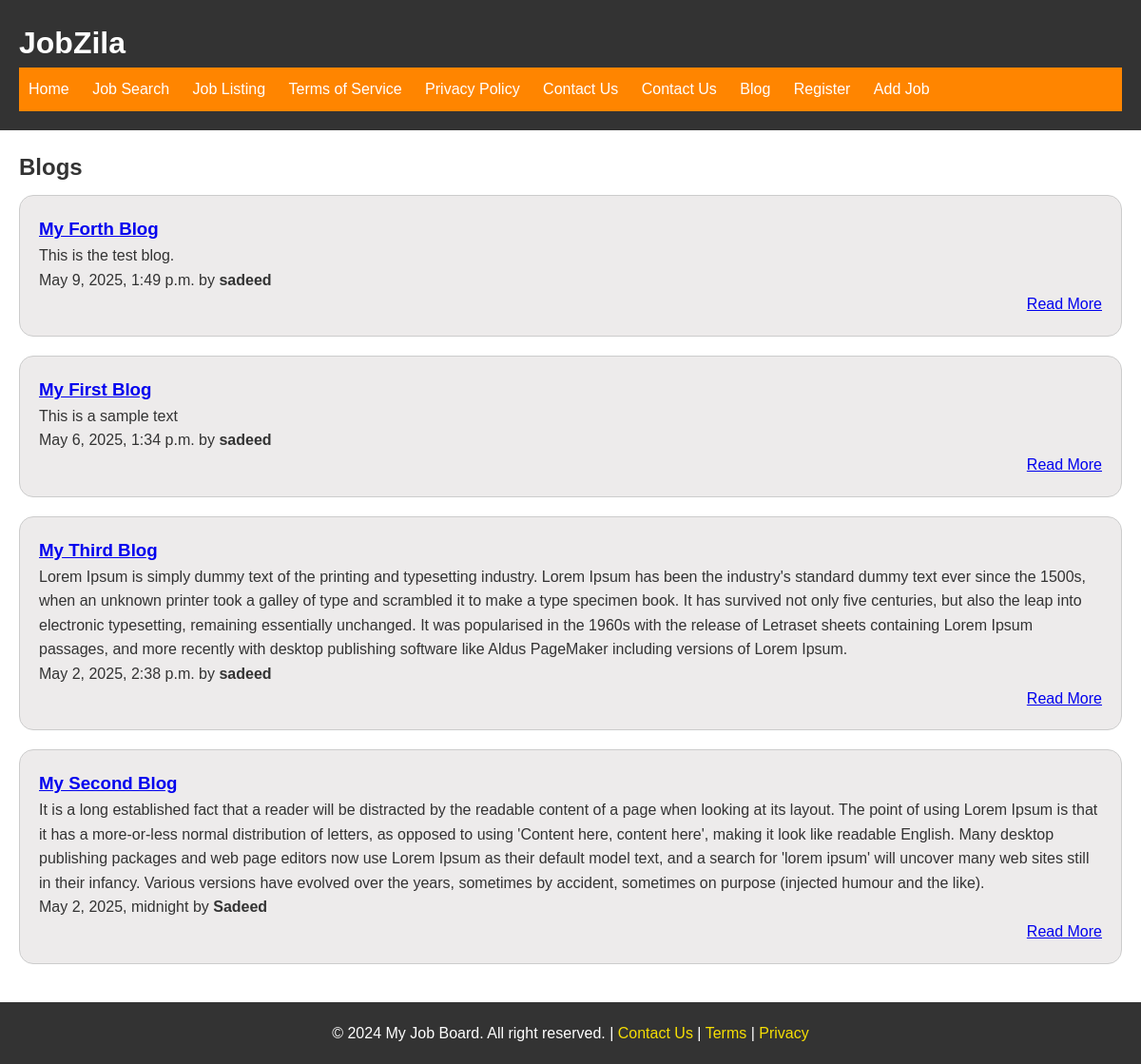
Screenshot of /blog/ with the database file from the repository.
### blog/models.py (models this page shows, shortened)
class Blog(models.Model):
    title = models.CharField(max_length=255)
    body = models.TextField()
    slug = models.SlugField()
    link = models.URLField()
    date = models.DateTimeField(auto_now_add=True)
    author = models.CharField(max_length=50)
    banner = models.ImageField(default="default.jpg", blank=True, null=True)

### blog/views.py (the view)
# urls.py: path("", views.blog, name="bloglist"),
def blog(request):
    blog = Blog.objects.all().order_by("-date")
    return render(request, "blogs.html", {"blog": blog})

### blog/templates/blogs.html (shortened to what this page needs)
{% extends 'sharedpage.html'%}
{% block main %}
    <main>
        <section id="joblist-section">
            <h2>Blogs</h2>
            <div class="joblisting-div">
                {%  for b in blog  %}
                <div class="job-listing">
                    <h3><a href="{% url 'blogapp:blogpage' slug=b.slug %}">{{b.title}}</a></h3>
                    <p>{{b.body}}</p>
                    <p> {{b.date}} by <strong>{{b.author}}</strong>  </p>
                    <p class="learn-more"><a href="#">Read More</a></p>
                </div>
                {% empty %}
                <p>No blogs found.</p>
                {% endfor %}
            </div>
        </section>
    </main>
{% endblock main %}

### templates/sharedpage.html (shortened to what this page needs)
<!DOCTYPE html>
{% load static %}
<html lang="en">
  <head>
    <link rel="stylesheet" href="{% static 'css/styles.css' %}">
  </head>
  <body>
    <header>
      <h1>JobZila</h1>
      <nav>
        <ul>
          <li><a href="/">Home</a></li>
          <li><a href="/jobsearch">Job Search</a></li>
          <li><a href="/joblisting">Job Listing</a></li>
          <li><a href="/terms">Terms of Service</a></li>
          <li><a href="/privacy">Privacy Policy</a></li>
          <li><a href="/contact">Contact Us</a></li>
          <li><a href="/contact">Contact Us</a></li>
          <li><a href="{% url 'blogapp:bloglist' %}">Blog</a></li>
          <li><a href="{% url 'users:register' %}">Register</a></li>
          <li><a href="/addjobs">Add Job</a></li>
        </ul>
      </nav>
    </header>
{% block main %}
{% endblock main %}
<footer>
    <p>&copy; 2024 My Job Board. All right reserved. | <a href="contact.html">Contact Us</a>  | <a href="terms.html">Terms</a> | <a href="privacy.html">Privacy</a></p>
</footer>
</body>
</html>

### static/css/styles.css (style rules this page uses)
* { margin:0; padding:0; }
body { font-family: Arial, Helvetica, sans-serif; font-size: 16px; line-height: 1.6; color: #333; }
header { background-color: #333; color: white; padding: 20px; }
nav { background-color: #ff8500; color: white; padding: 10px; }
nav ul { list-style-type: none; }
nav ul li { display: inline; margin-right: 20px; }
nav ul li a { color: white; text-decoration: none; }
footer { background-color: #333; color: white; padding: 20px; text-align: center; }
footer p a { color: #f7df04; text-decoration: none; }
#joblist-section { padding: 20px; }
#joblist-section h2 { margin-bottom: 10px; }
.job-listing { margin-bottom: 20px; border: 1px solid #ccc; padding: 20px; border-radius: 15px; background-color: #edebeb; }
.learn-more { text-align: right; }

### rows the page displays
Blog: title "My Forth Blog", body "This is the test blog.", date "May 9, 2025, 1:49 p.m.", author "sadeed"
Blog: title "My First Blog", body "This is a sample text", date "May 6, 2025, 1:34 p.m.", author "sadeed"
Blog: title "My Third Blog", body "Lorem Ipsum is simply dummy text of the printing and typesetting industry. Lorem Ipsum has been the industry's standard dummy text ever since the 1500s, when an unknown printer took a galley of type and scrambled it to make a type specimen book. It has survived not only five centuries, but also the leap into electronic typesetting, remaining essentially unchanged. It was popularised in the 1960s with the release of Letraset sheets containing Lorem Ipsum passages, and more recently with desktop publishing software like Aldus PageMaker including versions of Lorem Ipsum.", date "May 2, 2025, 2:38 p.m.", author "sadeed"
Blog: title "My Second Blog", body "It is a long established fact that a reader will be distracted by the readable content of a page when looking at its layout. The point of using Lorem Ipsum is that it has a more-or-less normal distribution of letters, as opposed to using 'Content here, content here', making it look like readable English. Many desktop publishing packages and web page editors now use Lorem Ipsum as their default model text, and a search for 'lorem ipsum' will uncover many web sites still in their infancy. Various versions have evolved over the years, sometimes by accident, sometimes on purpose (injected humour and the like).", date "May 2, 2025, midnight", author "Sadeed"
